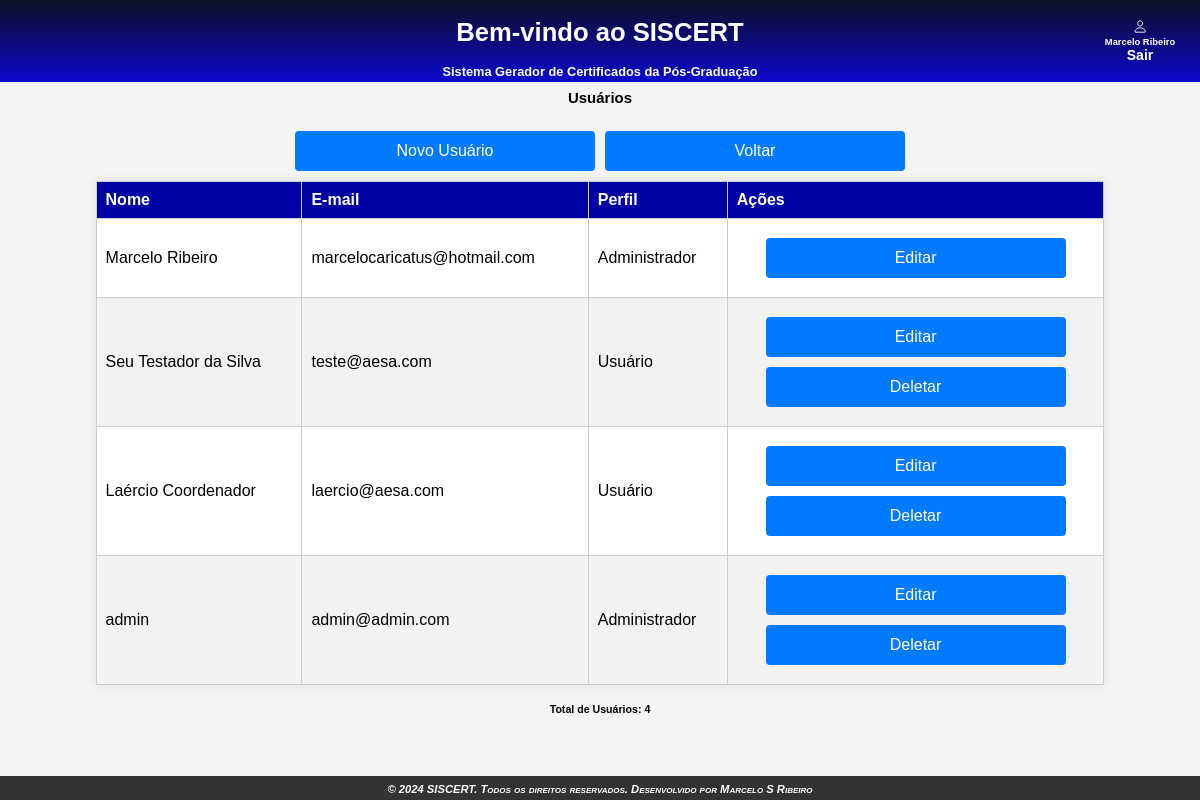
Screenshot of /app/Views/users.php (signed in) with the database file from the repository.
### tables this page shows
CREATE TABLE `users` (
  `id_user` int NOT NULL AUTO_INCREMENT,
  `name` varchar(55) NOT NULL,
  `email` varchar(255) NOT NULL,
  `password` varchar(255) NOT NULL,
  `perfil` int NOT NULL,
  PRIMARY KEY (`id_user`),
  UNIQUE KEY `email_UNIQUE` (`email`)
);

### app/Models/Conn.php (called while the page is built, shortened)
<?php
class Conn{
    private string $db = "mysql";
    private string $host = "localhost";
    private string $user = "root";
    private string $password = "marcelo81";
    private string $database = "siscert";
    public function __construct(){
        $this->connect = $this->connect();
    }
    public function connect(){
        try{
            $this->connect = new \PDO(
                "{$this->db}:host={$this->host};dbname={$this->database}",
                $this->user,
                $this->password
            );
            return $this->connect;
        }
        catch(\PDOException $e){
            $e->getMessage();
            die('Erro: Por favor tente novamente. Banco não conectado, entre em contato com o administrador.');
        }
    }
}

### app/Controlers/UsuarioController.php (called while the page is built, shortened)
<?php
require_once '../Models/Conn.php';
require_once '../Models/Usuario.php';
class UsuarioController
{
    private $usuario;
    public function __construct()
    {
        $conn = new Conn();
        $this->usuario = new Usuario($conn);
    }
    public function listar(){
        return $this->usuario->listarTodos();
    }
}

### app/Models/Usuario.php (called while the page is built, shortened)
<?php
require_once '../Models/Conn.php';
class Usuario extends Conn{
    private $conn;
    public function __construct(Conn $conn){
        $this->conn = $conn;
    }
    public function listarTodos(){
        $stmt = $this->conn->connect->prepare('SELECT * FROM users');
        $stmt->execute();
        return $stmt->fetchAll(\PDO::FETCH_ASSOC);
        }
}

### app/Views/users.php (the view, shortened to what this page needs)
<?php
require_once '../Controlers/UsuarioController.php';
$usuarioController = new UsuarioController();
include "../Views/includes/header.php";
?>
<main>
    <div class="container">
        <div class="title">
            <h3>Usuários</h3>
            <div class="btn-alinhamento">
                <?php if ($_SESSION['perfil'] == 2): ?>
                    <div class="col-md-5">
                        <a href="/certificados/app/Views/cadastrar_usuario">
                            <button class="btn"> Novo Usuário</button>
                        </a>
                    </div>
                <?php endif; ?>
                <div class="col-md-5">
                    <a href="home">
                        <button class="btn">Voltar</button>
                    </a>
                </div>
            </div>
        </div>
        <div class="row-justify-content-center">
            <div class="col-md-10">
                <table class="table table-striped">
                    <thead>
                        <tr>
                            <th>Nome</th>
                            <th>E-mail</th>
                            <th>Perfil</th>
                            <th>Ações</th>
                        </tr>
                    </thead>
                    <tbody>
                        <?php
                        $usuarios = $usuarioController->listar();
                        foreach ($usuarios as $usuario):
                        ?>
                            <tr>
                                <td><?= htmlspecialchars($usuario['name']) ?></td>
                                <td><?= htmlspecialchars($usuario['email']) ?></td>
                                <td><?= $usuario['perfil'] == 1 ? 'Usuário' : 'Administrador' ?></td>
                                <td>
                                    <div class="col-md-5">
                                        <?php if ($usuario['id_user'] == $_SESSION['id']  || $_SESSION['perfil'] == 2): ?>
                                            <a href="/certificados/app/Views/editar_usuario?id=<?= $usuario['id_user'] ?>">
                                                <button class="btn">Editar</button>
                                            </a>
                                        <?php endif; ?>
                                    </div>
                                    <?php if ($_SESSION['perfil'] == 2): ?>
                                        <div class="col-md-5">
                                            <?php if ($usuario['id_user'] != $_SESSION['id']): ?>
                                                <a href="javascript:;" data-id="<?= $usuario['id_user'] ?>" class="delete">
                                                    <button class="btn">Deletar</button>
                                                </a>
                                            <?php endif; ?>
                                        </div>
                                    <?php endif; ?>
                                </td>
                            </tr>
                        <?php endforeach; ?>
                    </tbody>
                </table>
                <h5>Total de Usuários: <?php echo count($usuarios); ?></h5>
                <br><br>
            </div>
        </div>
    </div>
</main>
<?php include "../Views/includes/footer.php"; ?>

### public/css/home.css (style rules this page uses)
:root { --cor-de-fundo: #0a0a23; --cor-pontos: #ffffff; --tamanho: 5px; }
body { font-family: Arial, sans-serif; margin: 0; padding: 0; background-color: #f4f4f4; }
h3 { text-align: center; }
.container { margin-top: 7rem; overflow: auto; display: flex; flex-direction: column; align-items: center; }
main { padding: 20px; text-align: center; }
button { margin-top: 10px; margin-bottom: 10px; width: 40%; height: 50px; font-size: 20px; background-color: #072c53; color: #fff; border: none; border-radius: 5px; display: block; margin-left: auto; margin-right: auto; cursor: pointer; transition: all 0.2s ease-in-out; }
.btn-alinhamento { display: flex; gap: 10px; }
.row-justify-content-center { width: 90%; }
.btn { width: 100%; padding: 10px; background-color: #007bff; border: none; border-radius: 4px; color: #fff; font-size: 16px; cursor: pointer; margin-top: 10px; text-align: center; display: inline-block; }
a { text-decoration: none; display: block; }
a .btn { display: block; width: 100%; }
.col-md-5 { width: 300px; margin: auto; text-align: center; }
table { text-align: center; width: 90%; max-height: 100px; background-color: #fff; border-radius: 5px; border: 1px solid #ccc; border-collapse: collapse; margin-right: auto; margin-left: auto; margin: auto; box-shadow: 0 0 10px rgba(0, 0, 0, 0.1); overflow-x: auto; }
th, td { border: 1px solid #ccc; text-align: left; padding: 9px; font-size: 16px; }
th { background-color: #0003a3; color: white; }
table { border-collapse: collapse; width: 95%; }
tr:nth-child(even) { background-color: #f2f2f2; }
@media (max-width: 1366px) { body { font-size: 0.8rem; } }
@media (max-width: 1366px) { .container { margin-top: 4rem; } }
@media (max-width: 1366px) { main { padding: 10px; } }
@media (max-width: 1366px) { table { font-size: 0.8rem; } }
@media (max-width: 1366px) { button { font-size: medium; width: 100%; height: 40px; } }
@media (max-width: 1366px) { .btn-alinhamento { display: flex; gap: 10px; } }

### rows the page displays
users: name "Marcelo Ribeiro", email "marcelocaricatus@hotmail.com", perfil "Administrador"
users: name "Seu Testador da Silva", email "teste@aesa.com", perfil "Usuário"
users: name "Laércio Coordenador", email "laercio@aesa.com", perfil "Usuário"
users: name "admin", email "admin@admin.com", perfil "Administrador"

### other values shown
$_SESSION['nome'] "Marcelo Ribeiro"
count($usuarios) "4"
